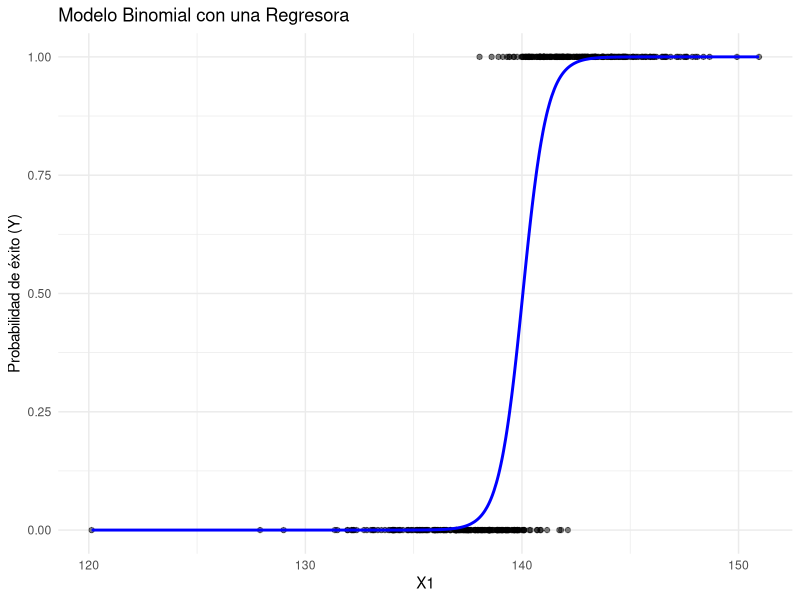

The R source for this figure:
#set.seed(4)
# Librerias
library("openxlsx")


gen_special_standard_008_A <- function(selected_n){

  x_simu <- rnorm(n = selected_n, mean = 0, sd = 1)  # Regresora 1 con media 40 y desviación estándar 4
  x_simu <- x_simu - mean(x_simu)
  return(x_simu)

}

gen_special_standard_008_B <- function(selected_n){

  # N final
  n_final <- selected_n

  # Muestreo sub
  n_sub <- n_final - 1
  media_sub <- 0  # Media de la distribución
  desvio_sub <- 1  # Desviación estándar de la distribución
  datos_sub <- rnorm(n_sub, mean = media_sub, sd = desvio_sub)
  datos_sub[datos_sub >  3] <-  3
  datos_sub[datos_sub < -3] <- -3

  datos_sub <- datos_sub - mean(datos_sub)



  c_part01 <- n_final
  c_part02 <- (n_final*(n_final-2))/(n_final-1)*var(datos_sub)
  c_total <- -c_part01 + c_part02

  b_total <-  0

  a_total <- 1


  # Función para resolver una ecuación cuadrática
  resolver_parabola <- function(a, b, c) {
    # Calcular el discriminante
    discriminante <- b^2 - 4*a*c

    # Calcular las soluciones dependiendo del discriminante
    if (discriminante > 0) {
      x1 <- (-b + sqrt(discriminante)) / (2*a)
      x2 <- (-b - sqrt(discriminante)) / (2*a)
      #cat("Las soluciones son x1 =", x1, "y x2 =", x2, "\n")
    } else if (discriminante == 0) {
      x <- -b / (2*a)
      #cat("Hay una solución doble: x =", x, "\n")
    } else {
      parte_real <- -b / (2*a)
      parte_imaginaria <- sqrt(abs(discriminante)) / (2*a)
      #cat("Las soluciones son complejas: x1 =", parte_real, "+", parte_imaginaria, "i y x2 =", parte_real, "-", parte_imaginaria, "i\n")
    }
    return(c(x1, x2))
  }

  # Ejemplo de uso
  a <- a_total
  b <- b_total
  c <- c_total

  discriminante <- -4*a*c
  check_soluciones_reales <-  discriminante >= 0

  #print(paste0("a: ", a))
  #print(paste0("b: ", b))
  #print(paste0("c: ", c))
  cat(paste0("soluciones reales: ", check_soluciones_reales))
  cat("\n")

  if(!check_soluciones_reales) {
    cat("Soluciones no reales!\n")
    cat("Intenta de nuevo!\n")
    return(NULL)

  }

  vector_soluciones <- resolver_parabola(a, b, c)

  vector_new_01 <- c(datos_sub, vector_soluciones[1])
  vector_new_01 <- vector_new_01 - mean(vector_new_01)
  var_01 <- var(vector_new_01)
  range_01 <- max(vector_new_01) - min(vector_new_01)

  vector_new_02 <- c(datos_sub, vector_soluciones[2])
  vector_new_02 <- vector_new_02 - mean(vector_new_02)
  var_02 <- var(vector_new_02)
  range_02 <- max(vector_new_02) - min(vector_new_02)

  vector_var <- c(var_01, var_02)
  print(vector_var)
  check_ok <- sum(unique(as.character(vector_var)) == "1") == 1
  print(check_ok)
  print("")
  selected_pos <- c()
  if(range_01 <= range_02) selected_pos <- 1 else selected_pos <- 2
  if(selected_pos == 1) vector_mod <- vector_new_01 else vector_mod <- vector_new_02

  return(vector_mod)
  #print(var(vector_mod))
}


genbase_008 <- function(selected_n, value_mean_REG, value_sd_REG,
                          value_slope, value_intercept, n_dec = 2, the_way = 2){

  if(the_way == 1) x_standard <- gen_special_standard_008_A(selected_n = selected_n)

  if(the_way == 2) x_standard <- gen_special_standard_008_B(selected_n = selected_n)

  x_simu <- x_standard*value_sd_REG + value_mean_REG

  # Ajustar intercepto y pendiente para logit_p razonable
  value_intercept <- - value_slope * value_mean_REG  # Intercepto ajustado para centrar logit_p alrededor de 0

  # Calcular logit_p
  vector_logit_p <- value_intercept + value_slope * x_simu
  vector_prob <- exp(vector_logit_p) / (1 + exp(vector_logit_p))  # Transformación logit a probabilidad

  # Generar la variable de respuesta binaria
  y_simu <- rbinom(selected_n, size = 1, prob = vector_prob)

  # Crear un dataframe
  vector_orden <- 1:length(x_simu)
  df_simu <- data.frame(vector_orden, y_simu, x_simu)
  colnames(df_simu) <- c("orden", "VR", "X")


  return(df_simu)

}


gen_and_save_008 <- function(selected_n, value_mean_REG, value_sd_REG,
                             value_slope, value_intercept, n_dec = 2, the_way = 1){





    df_simu <- genbase_008(selected_n, value_mean_REG, value_sd_REG,
                            value_slope, value_intercept, n_dec, the_way)



    # Ajustar el modelo binomial
    list_model <- glm(VR ~ X, family = binomial, data = df_simu)
    df_simu$predicted_prob <- predict(list_model, type = "response")


    # Resumen del modelo
    list_summary <- summary(list_model)
    list_summary

    cat("\n")
    print(list_summary)
    cat("\n")

    df_coef <- as.data.frame(list_summary$coefficients)
    value_obs_slope     <- df_coef[,1][2]
    value_obs_intercept <- df_coef[,1][1]


    df_summary_x <- data.frame(
      "Details" = c("Slope", "mean_x", "sd_x"),
      "Expected" = c(value_slope, mean(df_simu$X), sd(df_simu$X)),
      "Observed" = c(value_obs_slope, mean(df_simu$X), sd(df_simu$X))
    )

    cat("\n")
    print(df_summary_x)
    cat("\n")


    # Guardar base
    the_date <- format(Sys.time(), "%Y-%m-%d-%H-%M-%S")
    pre_file_name <- "df_simu_RegMLG_Simple_Binomial"
    new_file_name <- paste0(pre_file_name, the_date, ".xlsx")

    openxlsx::write.xlsx(x = df_simu, file = new_file_name)

    cat(paste0("Archivo ", new_file_name, " guardado!"))
    cat("\n")


    # Crear el gráfico
    library(ggplot2)
    ggplot(df_simu, aes(x = X)) +
      geom_point(aes(y = VR), alpha = 0.5) +
      geom_line(aes(y = predicted_prob), color = "blue", size = 1) +
      labs(title = "Modelo Binomial con una Regresora",
           x = "X1",
           y = "Probabilidad de éxito (Y)") +
      theme_minimal()

}


selected_n  <- 400
value_slope <- 1.6
value_mean_REG <- 140
value_sd_REG <- 4
n_dec <- 2
the_way = 2


gen_and_save_008(selected_n, value_mean_REG, value_sd_REG,
                             value_slope, value_intercept, n_dec, the_way)
